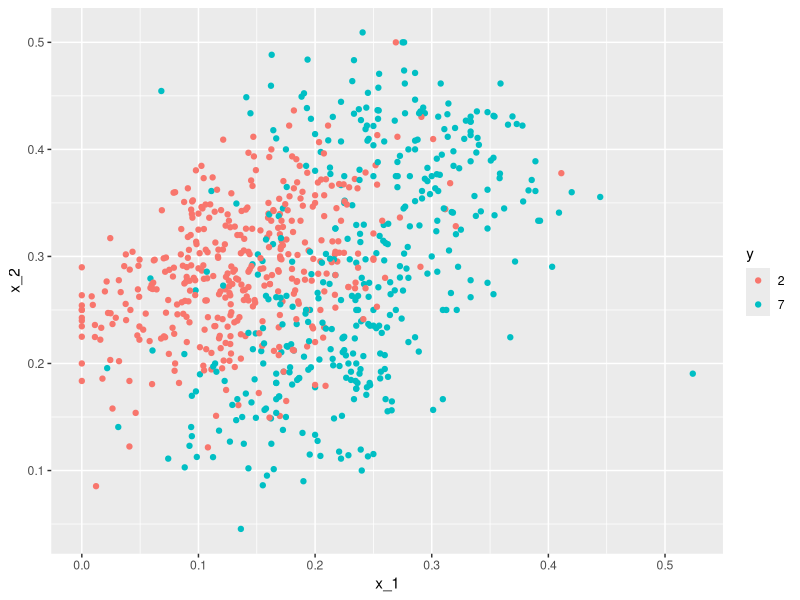
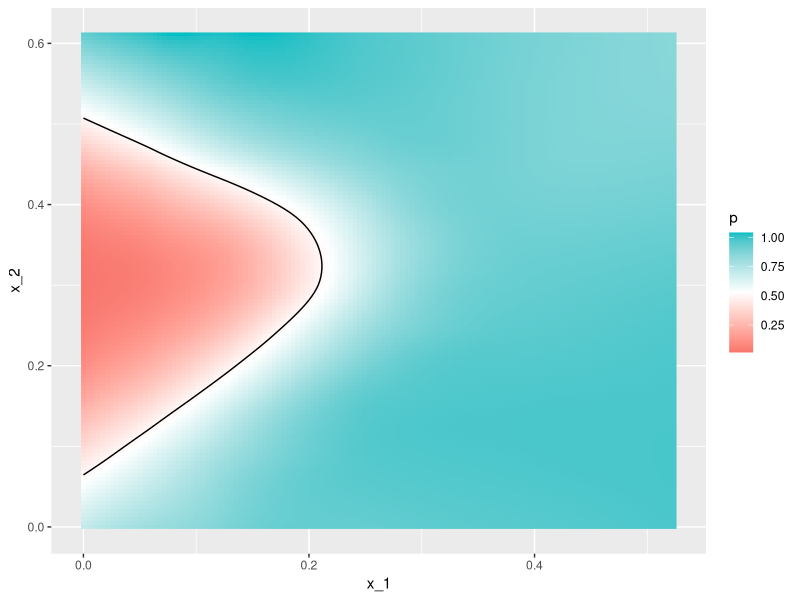

Here is the R script that generated these plots, in order:
#Algorithm: Logistic regression
#Author: Dayane Gonçalves

######################################################################################################
#Case: Apply logistic regression to classify whether a digit is two or seven
#######################################################################################################

#Step 1: Loading libraries
library(tidyverse)
library(dslabs)
library(caret)
#Step 1: Getting Dataset
data("mnist_27") 

#dataset parameters
#x1<- the proportion of dark pixels that are in the upper left quadrant
# x2<- the proportion of dark pixels that are in the lower right quadrant 
#training dataset <- 500 samples
#testing dataset <- 500 samples
head(mnist_27$train)
mnist_27$train  %>% ggplot(aes(x_1, x_2, color = y)) + geom_point() #plotting training dataset


#Step 2: fitting the train data using a logistic regression
fit <- mnist_27$train |>
  mutate(y = ifelse(y==7, 1, 0)) |>
  lm(y ~ x_1 + x_2, data = _)

#Step 3: Predicting the result using the test dataset
p_hat <- predict(fit, newdata = mnist_27$test)
y_hat <- factor(ifelse(p_hat > 0.5, 7, 2))
confusionMatrix(y_hat, mnist_27$test$y)$overall[["Accuracy"]] #getting the model's accuracy 


# Plot of the true conditional distribution
mnist_27$true_p %>% ggplot(aes(x_1, x_2, z = p, fill = p)) +
  geom_raster() +
  scale_fill_gradientn(colors=c("#F8766D", "white", "#00BFC4")) +
  stat_contour(breaks=c(0.5), color="black")
